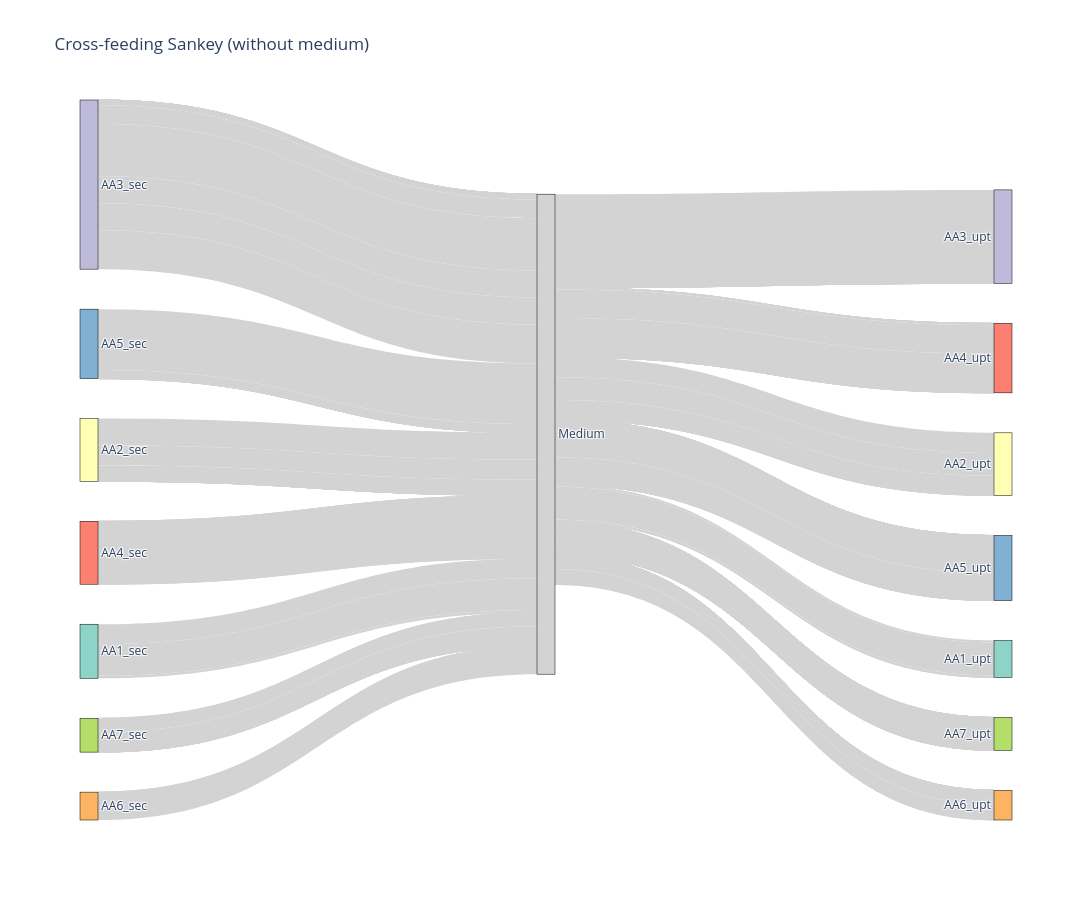

Write notebook code for a chart like this one.
### Markdown cell above
### quantitative - without _m but with scaling

### Code cell
# --- FILTER FLUXES ---
threshold_sec = 0.001

# Secretions
secretions_withoutM = syncom_fluxes[
    ((syncom_fluxes.index.str.startswith("EX_")) & (syncom_fluxes > threshold_sec) & (~syncom_fluxes.index.str.endswith("_m")))
]

# Uptakes
uptakes_withoutM = syncom_fluxes[
    ((syncom_fluxes.index.str.startswith("EX_")) & (syncom_fluxes < -threshold_sec) & (~syncom_fluxes.index.str.endswith("_m")))
]

# --- SPLIT REACTION IDS ---
def split_rxn_id(rxn_id):
    """Split into metabolite part and strain ID."""
    met, strain = rxn_id.rsplit("__", 1) # splitting starts from the right
    return met, strain


# --- BUILD DATAFRAMES ---
sec_df_witoutM = pd.DataFrame(
    [(*split_rxn_id(rxn), flux) for rxn, flux in secretions_withoutM.items()],
    columns=["metabolite", "strain_sec", "flux_sec"]
)

upt_df_witoutM = pd.DataFrame(
    [(*split_rxn_id(rxn), flux) for rxn, flux in uptakes_withoutM.items()],
    columns=["metabolite", "strain_upt", "flux_upt"]
)

# Ensure numeric and positive
sec_df_witoutM["flux_sec"] = pd.to_numeric(sec_df_witoutM["flux_sec"], errors="coerce").abs()
upt_df_witoutM["flux_upt"] = pd.to_numeric(upt_df_witoutM["flux_upt"], errors="coerce").abs()

# Drop NaNs
sec_df_witoutM = sec_df_witoutM.dropna(subset=["metabolite", "strain_sec", "flux_sec"])
upt_df_witoutM = upt_df_witoutM.dropna(subset=["metabolite", "strain_upt", "flux_upt"])

# --- AGGREGATE FOR SANKEY ---
sec_unique = sec_df_witoutM
upt_agg = upt_df_witoutM

# --- BUILD NODES ---
strains = sorted(set(sec_df_witoutM["strain_sec"]).union(set(upt_df_witoutM["strain_upt"])))
nodes = [f"{s}_sec" for s in strains] + ["Medium"] + [f"{s}_upt" for s in strains]
node_indices = {node: i for i, node in enumerate(nodes)}

# Colors: same for left/right copies of each strain
palette = px.colors.qualitative.Set3
strain_colors = {s: palette[i % len(palette)] for i, s in enumerate(strains)}
node_colors = [strain_colors[s] for s in strains] + ["lightgrey"] + [strain_colors[s] for s in strains]


####
def scale_flux(row, mode, n_strains=7,):
    if mode == "S":
        # Secretion from AAx into medium
        return row['flux_sec'] / n_strains
    elif mode == "U":
        #
        return row['flux_upt'] / n_strains
    else:
        return "Error"

sec_unique['flux_sec_scaled'] = sec_unique.apply(scale_flux, axis=1, args=("S",))
upt_agg['flux_upt_scaled'] = upt_agg.apply(scale_flux, axis=1, args=("U",))
####


# --- BUILD LINKS ---
sec_links = [
    {"source": node_indices[f"{row.strain_sec}_sec"], "target": node_indices["Medium"],
     "value": float(row.flux_sec_scaled), "label": row.metabolite}
    for _, row in sec_unique.iterrows()
]

upt_links = [
    {"source": node_indices["Medium"], "target": node_indices[f"{row.strain_upt}_upt"],
     "value": float(row.flux_upt_scaled), "label": row.metabolite}
    for _, row in upt_agg.iterrows()
]

links = sec_links + upt_links

# --- RECONSTRUCT CROSS_FEED DF ---
# this is for me sanity, so I have all data as an overview and can compare with the plot
cross_feed_df = sec_unique.merge(upt_agg, on="metabolite", how="outer")
cross_feed_df = cross_feed_df[cross_feed_df["strain_sec"] != cross_feed_df["strain_upt"]]
cross_feed_df["flux_sec"] = pd.to_numeric(cross_feed_df["flux_sec"], errors="coerce").fillna(0)
cross_feed_df["flux_upt"] = pd.to_numeric(cross_feed_df["flux_upt"], errors="coerce").fillna(0)
#####


# --- SANKEY PLOT ---
# Update Sankey plot
fig = go.Figure(data=[go.Sankey(
    node=dict(
        pad=40,
        thickness=18,
        line=dict(color="black", width=0.5),
        label=nodes,
        color=node_colors
    ),
    link=dict(
        source=[l["source"] for l in links],
        target=[l["target"] for l in links],
        value=[l["value"] for l in links],
        label=[l["label"] for l in links],
        color="lightgrey"
    )
)])

fig.update_layout(title_text="Cross-feeding Sankey (without medium)",
                  font_size=12, width=1200, height=900)
fig.show()

### Figure 1 — Plotly figure (JSON) as saved in the notebook; plotly's stock layout.template omitted (floating-point values rounded to 4 significant figures; data arrays with more than 128 entries replaced by an {"elided": "..."} marker saying what was removed)
{"data": [{"link": {"color": "lightgrey", "label": {"elided": "431 str values"}, "source": {"elided": "431 int values"}, "target": {"elided": "431 int values"}, "value": {"elided": "431 float values"}}, "node": {"color": ["rgb(141,211,199)", "rgb(255,255,179)", "rgb(190,186,218)", "rgb(251,128,114)", "rgb(128,177,211)", "rgb(253,180,98)", "rgb(179,222,105)", "lightgrey", "rgb(141,211,199)", "rgb(255,255,179)", "rgb(190,186,218)", "rgb(251,128,114)", "rgb(128,177,211)", "rgb(253,180,98)", "rgb(179,222,105)"], "label": ["AA1_sec", "AA2_sec", "AA3_sec", "AA4_sec", "AA5_sec", "AA6_sec", "AA7_sec", "Medium", "AA1_upt", "AA2_upt", "AA3_upt", "AA4_upt", "AA5_upt", "AA6_upt", "AA7_upt"], "line": {"color": "black", "width": 0.5}, "pad": 40, "thickness": 18}, "type": "sankey"}], "layout": {"title": {"text": "Cross-feeding Sankey (without medium)"}, "font": {"size": 12}, "width": 1200, "height": 900}}
